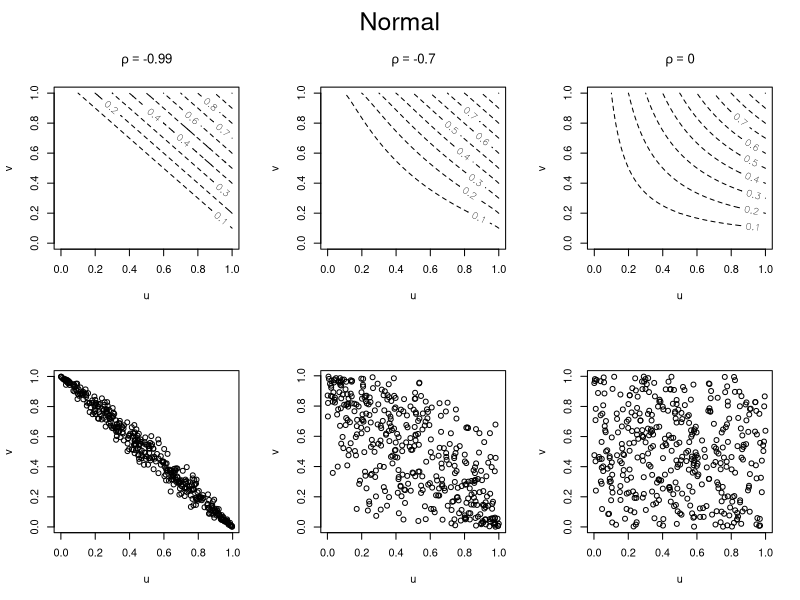
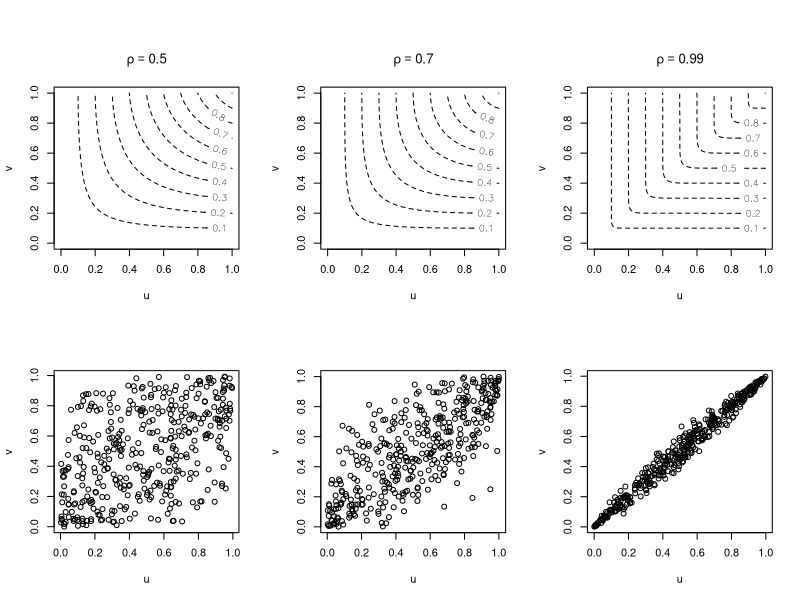

Here is the R script that generated these plots, in order:
# This script draws surface plots of copulae

library(mnormt)

# Grid
x = seq(0, 1, 0.01)
g = expand.grid(x, x)

# Plots for upper and lower bounds

plotNormalCopula = function(r) {
  # Normal copula
  #rho = -0.9
  n = 2
  cov = diag(n) + r * (matrix(1, n, n) - diag(n))
  copNorm = function(u) { pmnorm(c(qnorm(u[1]), qnorm(u[2])), varcov = cov) }

  # Plot for normal copula
  val = matrix(apply(as.matrix(g), 1, copNorm), length(x), length(x))
  contour(x, x, val, method = "flattest", lty = 2, levels = c(0.1, 0.2, 0.3, 0.4, 0.5, 0.6, 0.7, 0.8, 0.9, 1), labels = c("0.1", "0.2", "0.3", "0.4", "0.5", "0.6", "0.7", "0.8", "0.9", "1"), xlab = "u", ylab = "v", main = bquote(rho == .(r)))
}

plotNormalSamples = function(r) {
  n = 2
  cov = diag(n) + r * (matrix(1, n, n) - diag(n))
  smps = pnorm(rmnorm(400, varcov = cov))
  plot(smps[, 1], smps[, 2], xlab = "u", ylab = "v")
}

# First plot
par(mfcol = c(2, 3), oma = c(0, 0, 2.5, 0))

plotNormalCopula(-0.99)
plotNormalSamples(-0.99)

plotNormalCopula(-0.7)
plotNormalSamples(-0.7)

plotNormalCopula(0)
plotNormalSamples(0)

mtext("Normal", outer = TRUE, cex = 1.5, line = 0)

# Second plot
plotNormalCopula(0.5)
plotNormalSamples(0.5)

plotNormalCopula(0.7)
plotNormalSamples(0.7)

plotNormalCopula(0.99)
plotNormalSamples(0.99)

par(mfcol = c(1, 1), oma = c(0, 0, 0, 0))
